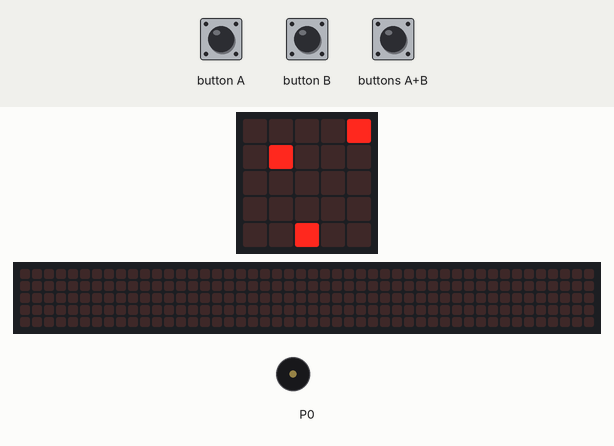
The program below on a simulated BBC micro:bit (MakeCode). Parts: the board's 5×5 LED display, a strip that is not on the board, showing the scrolling text unrolled, buzzer (waves = sounding). Inputs (shaded band) come from the test bench. Random numbers come from a fixed seed; the 48×5 strip is a reading aid, not a part: it shows the text the display is scrolling, unrolled, one strip-width of it at a time.

Above: at 1.6 s.
1.7 s: buttons A+B pressed for 0.15 s
At 6.67 s:
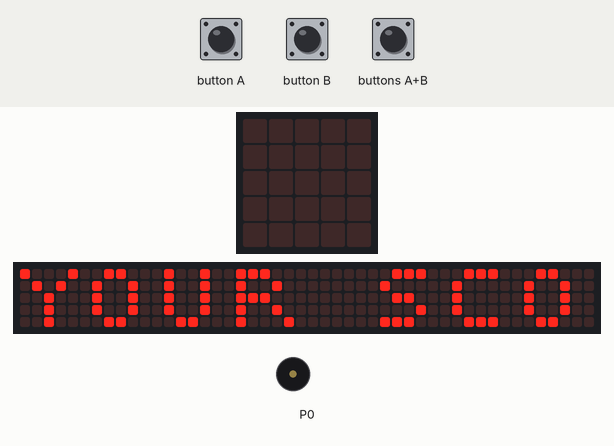
At 12.7 s:
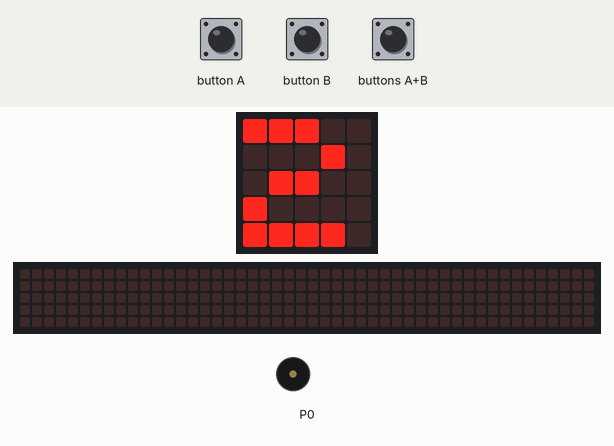
Timing chart, 0 to 14.4 s (numbered marks = the images above; inputs shaded):
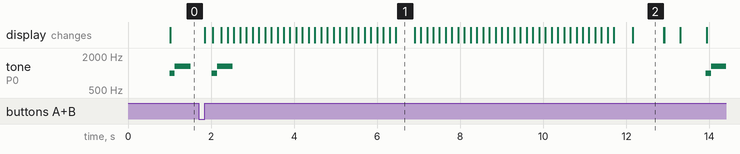

The program:

main.ts
```typescript
input.onButtonPressed(Button.A, function () {
    if (RESULT == 0) {
        if (PLAYER != 0) {
            led.unplot(PLAYER, 4)
            PLAYER += -1
            led.plot(PLAYER, 4)
            if (led.point(PLAYER, 3)) {
                CATCH += 1
            }
        }
    }
})
input.onButtonPressed(Button.AB, function () {
    basic.showLeds(`
        . . . . .
        . . . . .
        . . . . .
        . . . . .
        . . . . .
        `)
    RESULT = 1
    basic.showString("YOUR SCORE")
    basic.showNumber(SCORE)
    FAILURE = 0
    LEVEL = 0
    PLAYER = 2
    SCORE = 0
    SUCESS = 0
    RESULT = 0
    basic.showLeds(`
        . . . . .
        . . . . .
        . . . . .
        . . . . .
        . . . . .
        `)
    led.plot(PLAYER, 4)
})
input.onButtonPressed(Button.B, function () {
    if (RESULT == 0) {
        if (PLAYER != 4) {
            led.unplot(PLAYER, 4)
            PLAYER += 1
            led.plot(PLAYER, 4)
            if (led.point(PLAYER, 3)) {
                CATCH += 1
            }
        }
    }
})
let BLOCK = 0
let Y = 0
let RESULT = 0
let SUCESS = 0
let SCORE = 0
let PLAYER = 0
let LEVEL = 0
let FAILURE = 0
let CATCH = 0
FAILURE = 0
LEVEL = 0
let LIGHT = 0
PLAYER = 2
SCORE = 0
SUCESS = 0
RESULT = 0
led.plot(PLAYER, 4)
basic.forever(function () {
    if (RESULT == 0) {
        CATCH = 0
        for (let X = 0; X <= 4; X++) {
            Y = 3
            while (Y >= 0) {
                if (led.point(X, Y - 1)) {
                    led.plot(X, Y)
                } else {
                    led.unplot(X, Y)
                }
                Y += -1
            }
        }
        if (LEVEL == 3) {
            BLOCK = randint(0, 5)
            if (BLOCK == 5) {
                BLOCK = randint(0, 3)
                led.plot(BLOCK, 0)
                led.plot(BLOCK + 1, 0)
            } else {
                led.plot(BLOCK, 0)
            }
        } else {
            BLOCK = randint(0, 4)
            led.plot(BLOCK, 0)
        }
        if (led.point(PLAYER, 3)) {
            CATCH += 1
        }
        if (LEVEL == 0) {
            basic.pause(1000)
        } else {
            if (LEVEL == 1) {
                basic.pause(800)
            } else {
                if (LEVEL == 2) {
                    basic.pause(700)
                } else {
                    basic.pause(650)
                }
            }
        }
        LIGHT = 0
        for (let X = 0; X <= 4; X++) {
            if (led.point(X, 3)) {
                LIGHT += 1
            }
        }
        if (CATCH >= LIGHT) {
            SCORE += LEVEL + 1
            SUCESS += 1
            if (SUCESS == 5) {
                SUCESS = 0
                FAILURE = 0
                if (LEVEL == 3) {
                    music.startMelody(music.builtInMelody(Melodies.BaDing), MelodyOptions.Once)
                } else {
                    LEVEL += 1
                    SCORE += LEVEL * 10
                    music.startMelody(music.builtInMelody(Melodies.Baddy), MelodyOptions.Once)
                }
            } else {
                music.startMelody(music.builtInMelody(Melodies.BaDing), MelodyOptions.Once)
            }
        } else {
            FAILURE += 1
            if (FAILURE == 2) {
                SUCESS = 0
                FAILURE = 0
                if (LEVEL != 0) {
                    LEVEL += -1
                    SCORE += -5
                    music.startMelody(music.builtInMelody(Melodies.PowerDown), MelodyOptions.Once)
                }
            }
        }
    }
})
```

test.ts
```typescript
// テストはここに来ます。このパッケージが拡張機能として使用されるときにはコンパイルされません。
```

Measured:
- by itself, tone on P0: plays 988 Hz for 0.13 s, 1319 Hz for 0.38 s, 988 Hz for 0.13 s, 1319 Hz for 0.36 s
- what the display in image 1 shows lasts 0.4 s, from 6.5 s to 6.9 s
- what the display in image 2 shows lasts 0.7 s, from 12.2 s to 12.9 s
